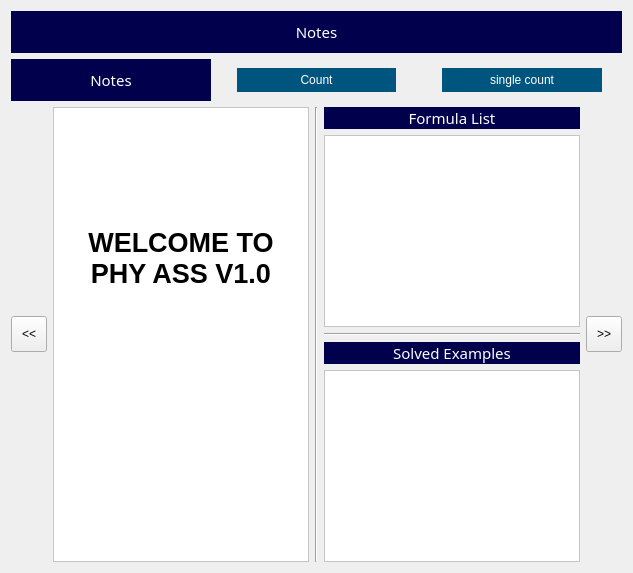
               <widget class="QWidget" name="page1">
                <layout class="QVBoxLayout" name="verticalLayout_10">
                 <item>
                  <layout class="QHBoxLayout" name="horizontalLayout_5">
                   <item>
                    <widget class="QLabel" name="note1_label_2">
                     <property name="font">
                      <font>
                       <family>hooge 05_54</family>
                       <pointsize>11</pointsize>
                       <weight>50</weight>
                       <italic>false</italic>
                       <bold>false</bold>
                      </font>
                     </property>
                     <property name="styleSheet">
                      <string notr="true">background-color:rgb(0, 0, 77);
color: rgb(255, 255, 255);
font: 11pt &quot;hooge 05_54&quot;;
padding:10px</string>
                     </property>
                     <property name="text">
                      <string>Notes</string>
                     </property>
                     <property name="alignment">
                      <set>Qt::AlignCenter</set>
                     </property>
                    </widget>
                   </item>
                  </layout>
                 </item>
                 <item>
                  <layout class="QHBoxLayout" name="horizontalLayout_6">
                   <item>
                    <widget class="QLabel" name="note1_label">
                     <property name="font">
                      <font>
                       <family>hooge 05_54</family>
                       <pointsize>11</pointsize>
                       <weight>50</weight>
                       <italic>false</italic>
                       <bold>false</bold>
                      </font>
                     </property>
                     <property name="styleSheet">
                      <string notr="true">background-color:rgb(0, 0, 77);
color: rgb(255, 255, 255);
font: 11pt &quot;hooge 05_54&quot;;
padding:10px</string>
                     </property>
                     <property name="text">
                      <string>Notes</string>
                     </property>
                     <property name="alignment">
                      <set>Qt::AlignCenter</set>
                     </property>
                    </widget>
                   </item>
                   <item>
                    <widget class="QPushButton" name="total_count_btn">
                     <property name="styleSheet">
                      <string notr="true">background-color: rgb(0, 85, 127);
border-radius:60px;
margin-right:20px;
margin-left:20px;
padding:5px;
color:white;
font: 11pt &quot;hooge 05_54&quot;;</string>
                     </property>
                     <property name="text">
                      <string>Count</string>
                     </property>
                     <property name="icon">
                      <iconset resource="../../phy_assistant2/icons.qrc">
                       <normaloff>:/icons/icons/atom2.ico</normaloff>:/icons/icons/atom2.ico</iconset>
                     </property>
                    </widget>
                   </item>
                   <item>
                    <widget class="QPushButton" name="single_count_btn">
                     <property name="styleSheet">
                      <string notr="true">background-color: rgb(0, 85, 127);
border-radius:60px;
margin-right:20px;
margin-left:20px;
padding:5px;
color:white;
font: 11pt &quot;hooge 05_54&quot;;</string>
                     </property>
                     <property name="text">
                      <string>single count</string>
                     </property>
                     <property name="icon">
                      <iconset resource="../../phy_assistant2/icons.qrc">
                       <normaloff>:/icons/icons/atom2.ico</normaloff>:/icons/icons/atom2.ico</iconset>
                     </property>
                    </widget>
                   </item>
                  </layout>
                 </item>
                 <item>
                  <layout class="QHBoxLayout" name="horizontalLayout_3">
                   <item>
                    <widget class="QPushButton" name="prev_note">
                     <property name="styleSheet">
                      <string notr="true">padding:10px;</string>
                     </property>
                     <property name="text">
                      <string>&lt;&lt;</string>
                     </property>
                    </widget>
                   </item>
                   <item>
                    <widget class="QTextBrowser" name="note_content">
                     <property name="styleSheet">
                      <string notr="true">background-color: rgb(255, 255, 255);
color: rgb(0, 0, 0);
font: 75 14pt &quot;Arial&quot;;</string>
                     </property>
                     <property name="html">
                      <string>&lt;!DOCTYPE HTML PUBLIC &quot;-//W3C//DTD HTML 4.0//EN&quot; &quot;http://www.w3.org/TR/REC-html40/strict.dtd&quot;&gt;
&lt;html&gt;&lt;head&gt;&lt;meta name=&quot;qrichtext&quot; content=&quot;1&quot; /&gt;&lt;style type=&quot;text/css&quot;&gt;
p, li { white-space: pre-wrap; }
&lt;/style&gt;&lt;/head&gt;&lt;body style=&quot; font-family:'Arial'; font-size:14pt; font-weight:72; font-style:normal;&quot;&gt;
&lt;p align=&quot;center&quot; style=&quot;-qt-paragraph-type:empty; margin-top:0px; margin-bottom:0px; margin-left:0px; margin-right:0px; -qt-block-indent:0; text-indent:0px;&quot;&gt;&lt;br /&gt;&lt;/p&gt;
&lt;p align=&quot;center&quot; style=&quot;-qt-paragraph-type:empty; margin-top:0px; margin-bottom:0px; margin-left:0px; margin-right:0px; -qt-block-indent:0; text-indent:0px;&quot;&gt;&lt;br /&gt;&lt;/p&gt;
&lt;p align=&quot;center&quot; style=&quot;-qt-paragraph-type:empty; margin-top:0px; margin-bottom:0px; margin-left:0px; margin-right:0px; -qt-block-indent:0; text-indent:0px;&quot;&gt;&lt;br /&gt;&lt;/p&gt;
&lt;p align=&quot;center&quot; style=&quot;-qt-paragraph-type:empty; margin-top:0px; margin-bottom:0px; margin-left:0px; margin-right:0px; -qt-block-indent:0; text-indent:0px;&quot;&gt;&lt;br /&gt;&lt;/p&gt;
&lt;p align=&quot;center&quot; style=&quot;-qt-paragraph-type:empty; margin-top:0px; margin-bottom:0px; margin-left:0px; margin-right:0px; -qt-block-indent:0; text-indent:0px;&quot;&gt;&lt;br /&gt;&lt;/p&gt;
&lt;p align=&quot;center&quot; style=&quot; margin-top:0px; margin-bottom:0px; margin-left:0px; margin-right:0px; -qt-block-indent:0; text-indent:0px;&quot;&gt;&lt;img src=&quot;:/icons/icons/atom.ico&quot; /&gt;&lt;/p&gt;
&lt;p align=&quot;center&quot; style=&quot; margin-top:0px; margin-bottom:0px; margin-left:0px; margin-right:0px; -qt-block-indent:0; text-indent:0px;&quot;&gt;&lt;span style=&quot; font-size:20pt; font-weight:600;&quot;&gt;WELCOME TO PHY ASS V1.0&lt;/span&gt;&lt;/p&gt;&lt;/body&gt;&lt;/html&gt;</string>
                     </property>
                    </widget>
                   </item>
                   <item>
                    <widget class="Line" name="line_2">
                     <property name="orientation">
                      <enum>Qt::Vertical</enum>
                     </property>
                    </widget>
                   </item>
                   <item>
                    <layout class="QVBoxLayout" name="verticalLayout_7">
                     <item>
                      <widget class="QLabel" name="note1_label_fmlist">
                       <property name="font">
                        <font>
                         <family>hooge 05_54</family>
                         <pointsize>11</pointsize>
                         <weight>50</weight>
                         <italic>false</italic>
                         <bold>false</bold>
                        </font>
                       </property>
                       <property name="styleSheet">
                        <string notr="true">background-color:rgb(0, 0, 77);
color: rgb(255, 255, 255);
font: 11pt &quot;hooge 05_54&quot;;</string>
                       </property>
                       <property name="text">
                        <string>Formula List</string>
                       </property>
                       <property name="alignment">
                        <set>Qt::AlignCenter</set>
                       </property>
                      </widget>
                     </item>
                     <item>
                      <widget class="QTextBrowser" name="formula_list_content">
                       <property name="styleSheet">
                        <string notr="true">background-color: rgb(255, 255, 255);
color: rgb(0, 0, 0);
font: 75 14pt &quot;Arial&quot;;</string>
                       </property>
                       <property name="html">
                        <string>&lt;!DOCTYPE HTML PUBLIC &quot;-//W3C//DTD HTML 4.0//EN&quot; &quot;http://www.w3.org/TR/REC-html40/strict.dtd&quot;&gt;
&lt;html&gt;&lt;head&gt;&lt;meta name=&quot;qrichtext&quot; content=&quot;1&quot; /&gt;&lt;style type=&quot;text/css&quot;&gt;
p, li { white-space: pre-wrap; }
&lt;/style&gt;&lt;/head&gt;&lt;body style=&quot; font-family:'Arial'; font-size:14pt; font-weight:72; font-style:normal;&quot;&gt;
&lt;p style=&quot;-qt-paragraph-type:empty; margin-top:0px; margin-bottom:0px; margin-left:0px; margin-right:0px; -qt-block-indent:0; text-indent:0px;&quot;&gt;&lt;br /&gt;&lt;/p&gt;&lt;/body&gt;&lt;/html&gt;</string>
                       </property>
                      </widget>
                     </item>
                     <item>
                      <widget class="Line" name="line_5">
                       <property name="orientation">
                        <enum>Qt::Horizontal</enum>
                       </property>
                      </widget>
                     </item>
                     <item>
                      <widget class="QLabel" name="note1_label_se">
                       <property name="font">
                        <font>
                         <family>hooge 05_54</family>
                         <pointsize>11</pointsize>
                         <weight>50</weight>
                         <italic>false</italic>
                         <bold>false</bold>
                        </font>
                       </property>
                       <property name="styleSheet">
                        <string notr="true">background-color:rgb(0, 0, 77);
color: rgb(255, 255, 255);
font: 11pt &quot;hooge 05_54&quot;;</string>
                       </property>
                       <property name="text">
                        <string>Solved Examples</string>
                       </property>
                       <property name="alignment">
                        <set>Qt::AlignCenter</set>
                       </property>
                      </widget>
                     </item>
                     <item>
                      <widget class="QTextBrowser" name="solved_examples_content">
                       <property name="styleSheet">
                        <string notr="true">background-color: rgb(255, 255, 255);
color: rgb(0, 0, 0);
font: 75 14pt &quot;Arial&quot;;</string>
                       </property>
                      </widget>
                     </item>
                    </layout>
                   </item>
                   <item>
                    <widget class="QPushButton" name="next_note">
                     <property name="styleSheet">
                      <string notr="true">padding:10px;</string>
                     </property>
                     <property name="text">
                      <string>&gt;&gt;</string>
                     </property>
                    </widget>
                   </item>
                  </layout>
                 </item>
                </layout>
               </widget>
